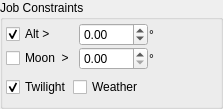
      <widget class="QGroupBox" name="contraintsGroup">
       <property name="title">
        <string>Job Constraints</string>
       </property>
       <layout class="QVBoxLayout" name="verticalLayout_7">
        <property name="spacing">
         <number>1</number>
        </property>
        <property name="leftMargin">
         <number>3</number>
        </property>
        <property name="topMargin">
         <number>3</number>
        </property>
        <property name="rightMargin">
         <number>3</number>
        </property>
        <property name="bottomMargin">
         <number>3</number>
        </property>
        <item>
         <layout class="QGridLayout" name="gridLayout">
          <property name="spacing">
           <number>1</number>
          </property>
          <item row="0" column="2">
           <widget class="QLabel" name="label_10">
            <property name="text">
             <string>°</string>
            </property>
           </widget>
          </item>
          <item row="1" column="2">
           <widget class="QLabel" name="label_11">
            <property name="text">
             <string>°</string>
            </property>
           </widget>
          </item>
          <item row="1" column="0">
           <widget class="QCheckBox" name="moonSeparationCheck">
            <property name="toolTip">
             <string>The moon separation must remain equal to or higher than the given value.</string>
            </property>
            <property name="text">
             <string>Moon  &gt; </string>
            </property>
            <attribute name="buttonGroup">
             <string notr="true">constraintButtonGroup</string>
            </attribute>
           </widget>
          </item>
          <item row="1" column="1">
           <widget class="QDoubleSpinBox" name="minMoonSeparation">
            <property name="maximum">
             <double>180.000000000000000</double>
            </property>
            <property name="singleStep">
             <double>10.000000000000000</double>
            </property>
           </widget>
          </item>
          <item row="0" column="1">
           <widget class="QDoubleSpinBox" name="minAltitude">
            <property name="minimum">
             <double>-15.000000000000000</double>
            </property>
            <property name="maximum">
             <double>89.900000000000006</double>
            </property>
           </widget>
          </item>
          <item row="0" column="0">
           <widget class="QCheckBox" name="altConstraintCheck">
            <property name="toolTip">
             <string>The object's altitude must remain equal or higher than the given value.</string>
            </property>
            <property name="text">
             <string>Alt &gt; </string>
            </property>
            <property name="checked">
             <bool>true</bool>
            </property>
            <attribute name="buttonGroup">
             <string notr="true">constraintButtonGroup</string>
            </attribute>
           </widget>
          </item>
         </layout>
        </item>
        <item>
         <layout class="QHBoxLayout" name="horizontalLayout_6">
          <property name="spacing">
           <number>1</number>
          </property>
          <item>
           <widget class="QCheckBox" name="twilightCheck">
            <property name="toolTip">
             <string>Jobs are only executed during astronomical twilight darkness period.</string>
            </property>
            <property name="text">
             <string>Twilight</string>
            </property>
            <property name="checked">
             <bool>true</bool>
            </property>
            <attribute name="buttonGroup">
             <string notr="true">constraintButtonGroup</string>
            </attribute>
           </widget>
          </item>
          <item>
           <widget class="QCheckBox" name="weatherCheck">
            <property name="toolTip">
             <string>&lt;html&gt;&lt;head/&gt;&lt;body&gt;&lt;p&gt;Weather conditions must remain safe. When weather conditions become dangerous, shutdown procedure is initiated.&lt;/p&gt;&lt;/body&gt;&lt;/html&gt;</string>
            </property>
            <property name="text">
             <string>Weather</string>
            </property>
            <attribute name="buttonGroup">
             <string notr="true">constraintButtonGroup</string>
            </attribute>
           </widget>
          </item>
          <item>
           <widget class="QLabel" name="weatherLabel">
            <property name="minimumSize">
             <size>
              <width>32</width>
              <height>32</height>
             </size>
            </property>
            <property name="maximumSize">
             <size>
              <width>32</width>
              <height>32</height>
             </size>
            </property>
            <property name="text">
             <string/>
            </property>
           </widget>
          </item>
          <item>
           <spacer name="horizontalSpacer_5">
            <property name="orientation">
             <enum>Qt::Horizontal</enum>
            </property>
            <property name="sizeHint" stdset="0">
             <size>
              <width>40</width>
              <height>20</height>
             </size>
            </property>
           </spacer>
          </item>
         </layout>
        </item>
       </layout>
      </widget>
